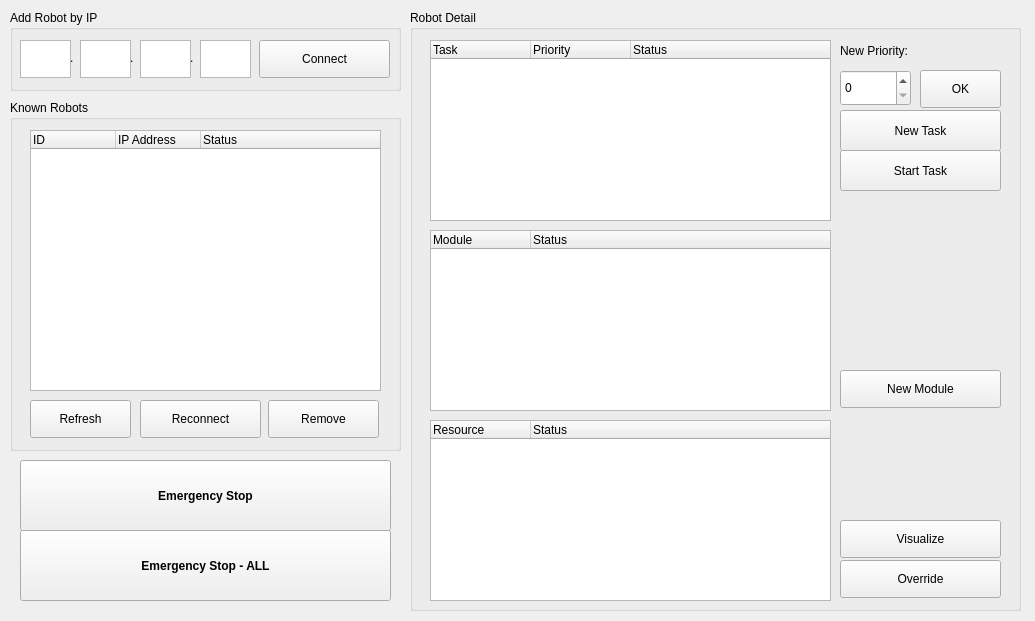
<?xml version="1.0" encoding="UTF-8"?>
<ui version="4.0">
 <class>Form</class>
 <widget class="QWidget" name="Form">
  <property name="geometry">
   <rect>
    <x>0</x>
    <y>0</y>
    <width>1035</width>
    <height>621</height>
   </rect>
  </property>
  <property name="windowTitle">
   <string>Form</string>
  </property>
  <widget class="QGroupBox" name="robotAdd">
   <property name="geometry">
    <rect>
     <x>10</x>
     <y>10</y>
     <width>391</width>
     <height>81</height>
    </rect>
   </property>
   <property name="title">
    <string>Add Robot by IP</string>
   </property>
   <widget class="QLabel" name="label">
    <property name="geometry">
     <rect>
      <x>60</x>
      <y>37</y>
      <width>16</width>
      <height>22</height>
     </rect>
    </property>
    <property name="text">
     <string>.</string>
    </property>
   </widget>
   <widget class="QLabel" name="label_3">
    <property name="geometry">
     <rect>
      <x>180</x>
      <y>37</y>
      <width>16</width>
      <height>22</height>
     </rect>
    </property>
    <property name="text">
     <string>.</string>
    </property>
   </widget>
   <widget class="QPlainTextEdit" name="robotIP3">
    <property name="geometry">
     <rect>
      <x>130</x>
      <y>30</y>
      <width>51</width>
      <height>38</height>
     </rect>
    </property>
    <property name="sizePolicy">
     <sizepolicy hsizetype="Preferred" vsizetype="Preferred">
      <horstretch>0</horstretch>
      <verstretch>0</verstretch>
     </sizepolicy>
    </property>
    <property name="cursor" stdset="0">
     <cursorShape>IBeamCursor</cursorShape>
    </property>
    <property name="focusPolicy">
     <enum>Qt::StrongFocus</enum>
    </property>
    <property name="locale">
     <locale language="English" country="UnitedStates"/>
    </property>
    <property name="inputMethodHints">
     <set>Qt::ImhDigitsOnly</set>
    </property>
    <property name="verticalScrollBarPolicy">
     <enum>Qt::ScrollBarAlwaysOff</enum>
    </property>
    <property name="horizontalScrollBarPolicy">
     <enum>Qt::ScrollBarAlwaysOff</enum>
    </property>
   </widget>
   <widget class="QPlainTextEdit" name="robotIP1">
    <property name="geometry">
     <rect>
      <x>10</x>
      <y>30</y>
      <width>51</width>
      <height>38</height>
     </rect>
    </property>
    <property name="sizePolicy">
     <sizepolicy hsizetype="Preferred" vsizetype="Preferred">
      <horstretch>0</horstretch>
      <verstretch>0</verstretch>
     </sizepolicy>
    </property>
    <property name="cursor" stdset="0">
     <cursorShape>IBeamCursor</cursorShape>
    </property>
    <property name="focusPolicy">
     <enum>Qt::StrongFocus</enum>
    </property>
    <property name="locale">
     <locale language="English" country="UnitedStates"/>
    </property>
    <property name="inputMethodHints">
     <set>Qt::ImhDigitsOnly</set>
    </property>
    <property name="verticalScrollBarPolicy">
     <enum>Qt::ScrollBarAlwaysOff</enum>
    </property>
    <property name="horizontalScrollBarPolicy">
     <enum>Qt::ScrollBarAlwaysOff</enum>
    </property>
    <property name="plainText">
     <string/>
    </property>
   </widget>
   <widget class="QPlainTextEdit" name="robotIP4">
    <property name="geometry">
     <rect>
      <x>190</x>
      <y>30</y>
      <width>51</width>
      <height>38</height>
     </rect>
    </property>
    <property name="sizePolicy">
     <sizepolicy hsizetype="Preferred" vsizetype="Preferred">
      <horstretch>0</horstretch>
      <verstretch>0</verstretch>
     </sizepolicy>
    </property>
    <property name="cursor" stdset="0">
     <cursorShape>IBeamCursor</cursorShape>
    </property>
    <property name="focusPolicy">
     <enum>Qt::StrongFocus</enum>
    </property>
    <property name="locale">
     <locale language="English" country="UnitedStates"/>
    </property>
    <property name="inputMethodHints">
     <set>Qt::ImhDigitsOnly</set>
    </property>
    <property name="verticalScrollBarPolicy">
     <enum>Qt::ScrollBarAlwaysOff</enum>
    </property>
    <property name="horizontalScrollBarPolicy">
     <enum>Qt::ScrollBarAlwaysOff</enum>
    </property>
   </widget>
   <widget class="QLabel" name="label_2">
    <property name="geometry">
     <rect>
      <x>120</x>
      <y>37</y>
      <width>16</width>
      <height>22</height>
     </rect>
    </property>
    <property name="text">
     <string>.</string>
    </property>
   </widget>
   <widget class="QPlainTextEdit" name="robotIP2">
    <property name="geometry">
     <rect>
      <x>70</x>
      <y>30</y>
      <width>51</width>
      <height>38</height>
     </rect>
    </property>
    <property name="sizePolicy">
     <sizepolicy hsizetype="Preferred" vsizetype="Preferred">
      <horstretch>0</horstretch>
      <verstretch>0</verstretch>
     </sizepolicy>
    </property>
    <property name="cursor" stdset="0">
     <cursorShape>IBeamCursor</cursorShape>
    </property>
    <property name="focusPolicy">
     <enum>Qt::StrongFocus</enum>
    </property>
    <property name="locale">
     <locale language="English" country="UnitedStates"/>
    </property>
    <property name="inputMethodHints">
     <set>Qt::ImhDigitsOnly</set>
    </property>
    <property name="verticalScrollBarPolicy">
     <enum>Qt::ScrollBarAlwaysOff</enum>
    </property>
    <property name="horizontalScrollBarPolicy">
     <enum>Qt::ScrollBarAlwaysOff</enum>
    </property>
   </widget>
   <widget class="QPushButton" name="connectButton">
    <property name="geometry">
     <rect>
      <x>249</x>
      <y>30</y>
      <width>131</width>
      <height>38</height>
     </rect>
    </property>
    <property name="sizePolicy">
     <sizepolicy hsizetype="Preferred" vsizetype="Preferred">
      <horstretch>0</horstretch>
      <verstretch>0</verstretch>
     </sizepolicy>
    </property>
    <property name="text">
     <string>Connect</string>
    </property>
   </widget>
  </widget>
  <widget class="QGroupBox" name="robotList">
   <property name="geometry">
    <rect>
     <x>10</x>
     <y>100</y>
     <width>391</width>
     <height>351</height>
    </rect>
   </property>
   <property name="title">
    <string>Known Robots</string>
   </property>
   <widget class="QPushButton" name="reconnectButton">
    <property name="geometry">
     <rect>
      <x>130</x>
      <y>300</y>
      <width>121</width>
      <height>38</height>
     </rect>
    </property>
    <property name="sizePolicy">
     <sizepolicy hsizetype="MinimumExpanding" vsizetype="Fixed">
      <horstretch>0</horstretch>
      <verstretch>0</verstretch>
     </sizepolicy>
    </property>
    <property name="text">
     <string>Reconnect</string>
    </property>
   </widget>
   <widget class="QPushButton" name="removeButton">
    <property name="geometry">
     <rect>
      <x>258</x>
      <y>300</y>
      <width>111</width>
      <height>38</height>
     </rect>
    </property>
    <property name="text">
     <string>Remove</string>
    </property>
   </widget>
   <widget class="QPushButton" name="refreshButton">
    <property name="geometry">
     <rect>
      <x>20</x>
      <y>300</y>
      <width>101</width>
      <height>38</height>
     </rect>
    </property>
    <property name="text">
     <string>Refresh</string>
    </property>
   </widget>
   <widget class="QTreeWidget" name="knownRobots">
    <property name="geometry">
     <rect>
      <x>20</x>
      <y>30</y>
      <width>351</width>
      <height>261</height>
     </rect>
    </property>
    <attribute name="headerMinimumSectionSize">
     <number>40</number>
    </attribute>
    <attribute name="headerDefaultSectionSize">
     <number>85</number>
    </attribute>
    <column>
     <property name="text">
      <string>ID</string>
     </property>
    </column>
    <column>
     <property name="text">
      <string>IP Address</string>
     </property>
    </column>
    <column>
     <property name="text">
      <string>Status</string>
     </property>
    </column>
   </widget>
  </widget>
  <widget class="QGroupBox" name="robotDetail">
   <property name="geometry">
    <rect>
     <x>410</x>
     <y>10</y>
     <width>611</width>
     <height>601</height>
    </rect>
   </property>
   <property name="title">
    <string>Robot Detail</string>
   </property>
   <widget class="QTreeWidget" name="moduleTree">
    <property name="geometry">
     <rect>
      <x>20</x>
      <y>220</y>
      <width>401</width>
      <height>181</height>
     </rect>
    </property>
    <column>
     <property name="text">
      <string>Module</string>
     </property>
    </column>
    <column>
     <property name="text">
      <string>Status</string>
     </property>
    </column>
   </widget>
   <widget class="QTreeWidget" name="taskTree">
    <property name="geometry">
     <rect>
      <x>20</x>
      <y>30</y>
      <width>401</width>
      <height>181</height>
     </rect>
    </property>
    <column>
     <property name="text">
      <string>Task</string>
     </property>
    </column>
    <column>
     <property name="text">
      <string>Priority</string>
     </property>
    </column>
    <column>
     <property name="text">
      <string>Status</string>
     </property>
    </column>
   </widget>
   <widget class="QTreeWidget" name="resourceTree">
    <property name="geometry">
     <rect>
      <x>20</x>
      <y>410</y>
      <width>401</width>
      <height>181</height>
     </rect>
    </property>
    <column>
     <property name="text">
      <string>Resource</string>
     </property>
    </column>
    <column>
     <property name="text">
      <string>Status</string>
     </property>
    </column>
   </widget>
   <widget class="QSpinBox" name="newPrio">
    <property name="geometry">
     <rect>
      <x>430</x>
      <y>60</y>
      <width>71</width>
      <height>36</height>
     </rect>
    </property>
   </widget>
   <widget class="QLabel" name="label_4">
    <property name="geometry">
     <rect>
      <x>430</x>
      <y>30</y>
      <width>161</width>
      <height>22</height>
     </rect>
    </property>
    <property name="text">
     <string>New Priority:</string>
    </property>
   </widget>
   <widget class="QPushButton" name="newTaskButton">
    <property name="geometry">
     <rect>
      <x>430</x>
      <y>100</y>
      <width>161</width>
      <height>41</height>
     </rect>
    </property>
    <property name="sizePolicy">
     <sizepolicy hsizetype="Preferred" vsizetype="Preferred">
      <horstretch>0</horstretch>
      <verstretch>0</verstretch>
     </sizepolicy>
    </property>
    <property name="text">
     <string>New Task</string>
    </property>
   </widget>
   <widget class="QPushButton" name="newModuleButton">
    <property name="geometry">
     <rect>
      <x>430</x>
      <y>360</y>
      <width>161</width>
      <height>38</height>
     </rect>
    </property>
    <property name="sizePolicy">
     <sizepolicy hsizetype="Preferred" vsizetype="Preferred">
      <horstretch>0</horstretch>
      <verstretch>0</verstretch>
     </sizepolicy>
    </property>
    <property name="text">
     <string>New Module</string>
    </property>
   </widget>
   <widget class="QPushButton" name="overrideButton">
    <property name="geometry">
     <rect>
      <x>430</x>
      <y>550</y>
      <width>161</width>
      <height>38</height>
     </rect>
    </property>
    <property name="text">
     <string>Override</string>
    </property>
   </widget>
   <widget class="QPushButton" name="visualizeButton">
    <property name="geometry">
     <rect>
      <x>430</x>
      <y>510</y>
      <width>161</width>
      <height>38</height>
     </rect>
    </property>
    <property name="sizePolicy">
     <sizepolicy hsizetype="Preferred" vsizetype="Preferred">
      <horstretch>0</horstretch>
      <verstretch>0</verstretch>
     </sizepolicy>
    </property>
    <property name="text">
     <string>Visualize</string>
    </property>
   </widget>
   <widget class="QPushButton" name="startTaskButton">
    <property name="geometry">
     <rect>
      <x>430</x>
      <y>140</y>
      <width>161</width>
      <height>41</height>
     </rect>
    </property>
    <property name="sizePolicy">
     <sizepolicy hsizetype="Preferred" vsizetype="Preferred">
      <horstretch>0</horstretch>
      <verstretch>0</verstretch>
     </sizepolicy>
    </property>
    <property name="text">
     <string>Start Task</string>
    </property>
   </widget>
   <widget class="QPushButton" name="pushButton">
    <property name="geometry">
     <rect>
      <x>510</x>
      <y>60</y>
      <width>81</width>
      <height>38</height>
     </rect>
    </property>
    <property name="text">
     <string>OK</string>
    </property>
   </widget>
  </widget>
  <widget class="QPushButton" name="eStopButton">
   <property name="geometry">
    <rect>
     <x>20</x>
     <y>460</y>
     <width>371</width>
     <height>71</height>
    </rect>
   </property>
   <property name="sizePolicy">
    <sizepolicy hsizetype="Preferred" vsizetype="Preferred">
     <horstretch>0</horstretch>
     <verstretch>0</verstretch>
    </sizepolicy>
   </property>
   <property name="font">
    <font>
     <weight>75</weight>
     <bold>true</bold>
    </font>
   </property>
   <property name="text">
    <string>Emergency Stop</string>
   </property>
   <property name="icon">
    <iconset theme="window-close">
     <normaloff>.</normaloff>.</iconset>
   </property>
   <property name="iconSize">
    <size>
     <width>30</width>
     <height>30</height>
    </size>
   </property>
  </widget>
  <widget class="QPushButton" name="eStopAllButton">
   <property name="geometry">
    <rect>
     <x>20</x>
     <y>530</y>
     <width>371</width>
     <height>71</height>
    </rect>
   </property>
   <property name="sizePolicy">
    <sizepolicy hsizetype="Preferred" vsizetype="Preferred">
     <horstretch>0</horstretch>
     <verstretch>0</verstretch>
    </sizepolicy>
   </property>
   <property name="font">
    <font>
     <weight>75</weight>
     <bold>true</bold>
    </font>
   </property>
   <property name="text">
    <string>Emergency Stop - ALL</string>
   </property>
   <property name="icon">
    <iconset theme="window-close">
     <normaloff>.</normaloff>.</iconset>
   </property>
   <property name="iconSize">
    <size>
     <width>30</width>
     <height>30</height>
    </size>
   </property>
  </widget>
 </widget>
 <tabstops>
  <tabstop>robotIP1</tabstop>
  <tabstop>robotIP2</tabstop>
  <tabstop>robotIP3</tabstop>
  <tabstop>robotIP4</tabstop>
  <tabstop>connectButton</tabstop>
  <tabstop>knownRobots</tabstop>
  <tabstop>refreshButton</tabstop>
  <tabstop>reconnectButton</tabstop>
  <tabstop>removeButton</tabstop>
  <tabstop>eStopButton</tabstop>
  <tabstop>eStopAllButton</tabstop>
  <tabstop>taskTree</tabstop>
  <tabstop>newPrio</tabstop>
  <tabstop>pushButton</tabstop>
  <tabstop>newTaskButton</tabstop>
  <tabstop>startTaskButton</tabstop>
  <tabstop>moduleTree</tabstop>
  <tabstop>newModuleButton</tabstop>
  <tabstop>resourceTree</tabstop>
  <tabstop>visualizeButton</tabstop>
  <tabstop>overrideButton</tabstop>
 </tabstops>
 <resources/>
 <connections/>
</ui>
